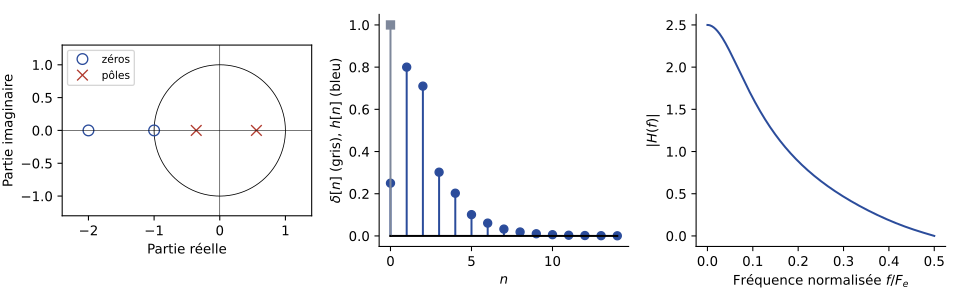

Recreate this plot in Python.
"""TSIG2, partiel 2014-2015, ex. 2 — Filtre T1 : pôles et zéros, réponse impulsionnelle,
module de la réponse en fréquence. Figure calculée à partir de l'équation (1) du sujet."""
import numpy as np
import matplotlib
matplotlib.use("Agg")
import matplotlib.pyplot as plt
plt.rcParams.update({"font.family": "sans-serif", "font.size": 10, "svg.fonttype": "none"})
BLEU, ROUGE = "#2B4C9B", "#B03A2E"
b = np.array([1/4, 3/4, 1/2]); a = np.array([1, -1/5, -1/5])
z, p = np.roots(b), np.roots(a)
N = 15; h = np.zeros(N)
for n in range(N):
    h[n] = (b[n] if n < 3 else 0) + (h[n-1] / 5 if n >= 1 else 0) + (h[n-2] / 5 if n >= 2 else 0)
fn = np.linspace(0, 0.5, 501); e = np.exp(-2j * np.pi * fn)
H = (b[0] + b[1] * e + b[2] * e**2) / (a[0] + a[1] * e + a[2] * e**2)
fig, ax = plt.subplots(1, 3, figsize=(10, 3.2))
t = np.linspace(0, 2 * np.pi, 400)
ax[0].plot(np.cos(t), np.sin(t), color="k", lw=0.6)
ax[0].plot(z.real, z.imag, "o", mfc="none", color=BLEU, ms=8, label="zéros")
ax[0].plot(p.real, p.imag, "x", color=ROUGE, ms=8, label="pôles")
ax[0].axhline(0, color="k", lw=0.4); ax[0].axvline(0, color="k", lw=0.4)
ax[0].set_aspect("equal"); ax[0].set_xlim(-2.4, 1.4); ax[0].set_ylim(-1.3, 1.3)
ax[0].set_xlabel("Partie réelle"); ax[0].set_ylabel("Partie imaginaire")
ax[0].legend(fontsize=8, loc="upper left")
ax[1].stem(np.arange(N), h, linefmt=BLEU, markerfmt="o", basefmt="k-")
ax[1].stem([0], [1], linefmt="#7E889B", markerfmt="s", basefmt="k-")
ax[1].set_xlabel("$n$"); ax[1].set_ylabel(r"$\delta[n]$ (gris), $h[n]$ (bleu)")
ax[2].plot(fn, np.abs(H), color=BLEU)
ax[2].set_xlabel("Fréquence normalisée $f/F_e$"); ax[2].set_ylabel(r"$|H(f)|$")
for a_ in ax[1:]:
    a_.spines[["top", "right"]].set_visible(False)
fig.tight_layout(); fig.savefig("ann-2014-filtre-t1.svg")
